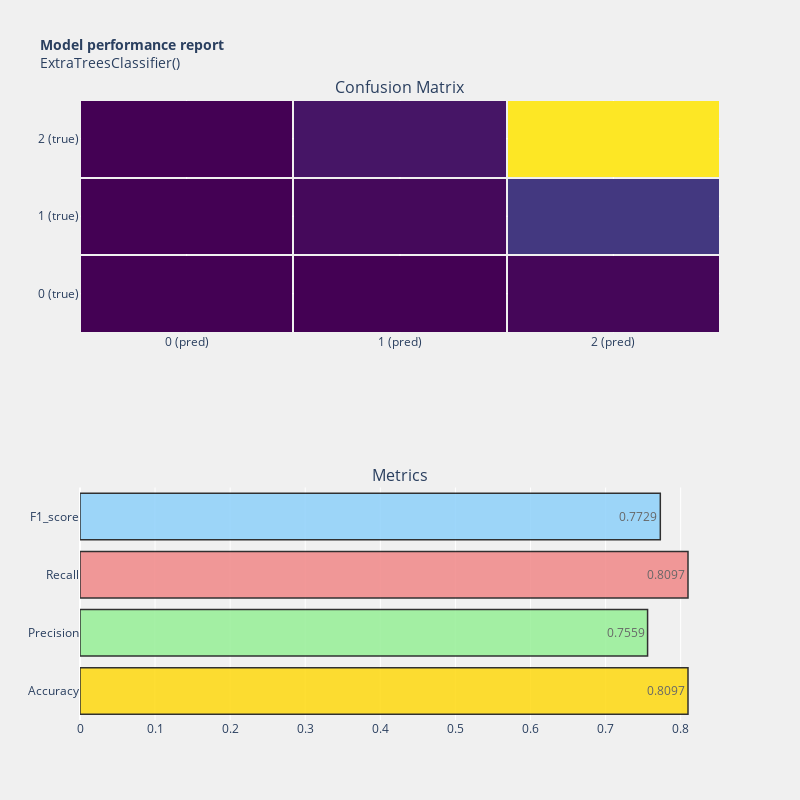

Write notebook code for a chart like this one.
### Code cell
model_performance(extree,y_test, y_pred)

### Figure 1 — Plotly figure (JSON) as saved in the notebook; plotly's stock layout.template omitted (floating-point values rounded to 4 significant figures)
{"data": [{"colorscale": [[0, "#440154"], [0.1111, "#482878"], [0.2222, "#3e4989"], [0.3333, "#31688e"], [0.4444, "#26828e"], [0.5556, "#1f9e89"], [0.6667, "#35b779"], [0.7778, "#6ece58"], [0.8889, "#b5de2b"], [1, "#fde725"]], "showscale": false, "type": "heatmap", "x": ["0 (pred)", "1 (pred)", "2 (pred)"], "xaxis": "x", "xgap": 2, "y": ["0 (true)", "1 (true)", "2 (true)"], "yaxis": "y", "ygap": 2, "z": [[2, 5, 45], [1, 64, 487], [1, 164, 2926]]}, {"marker": {"color": ["gold", "lightgreen", "lightcoral", "lightskyblue"], "line": {"color": "#000000", "width": 1.5}}, "opacity": 0.8, "orientation": "h", "text": [0.8097, 0.7559, 0.8097, 0.7729], "textposition": "auto", "type": "bar", "x": [0.8097, 0.7559, 0.8097, 0.7729], "xaxis": "x2", "y": ["Accuracy", "Precision", "Recall", "F1_score"], "yaxis": "y2"}], "layout": {"annotations": [{"font": {"size": 16}, "showarrow": false, "text": "Confusion Matrix", "x": 0.5, "xanchor": "center", "xref": "paper", "y": 1, "yanchor": "bottom", "yref": "paper"}, {"font": {"size": 16}, "showarrow": false, "text": "Metrics", "x": 0.5, "xanchor": "center", "xref": "paper", "y": 0.375, "yanchor": "bottom", "yref": "paper"}], "autosize": true, "height": 800, "paper_bgcolor": "rgba(240,240,240, 0.95)", "plot_bgcolor": "rgba(240,240,240, 0.95)", "showlegend": false, "title": {"font": {"size": 14}, "text": "<b>Model performance report</b><br>ExtraTreesClassifier()"}, "width": 800, "xaxis": {"anchor": "y", "domain": [0, 1]}, "xaxis2": {"anchor": "y2", "domain": [0, 1]}, "yaxis": {"anchor": "x", "domain": [0.625, 1]}, "yaxis2": {"anchor": "x2", "domain": [0, 0.375]}}}
